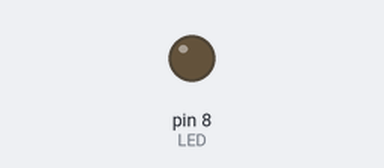
Bench run of a program on a simulated MicroPython board. Shown: output pins drawn as LEDs (lit = HIGH). WiFi joins after 1.5 s; the clock reads 2024-03-15 10:24:30 at power-on unless the program sets it; what the program prints to the serial console is not drawn. At 3.1 s the program stops and its outputs stay as they are.

Above: at 0.1 s.
At 1.6 s:
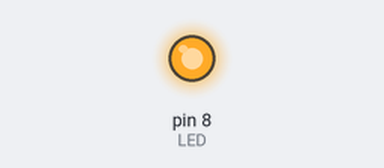
Timing chart, 0 to 3.1 s (numbered marks = the images above):
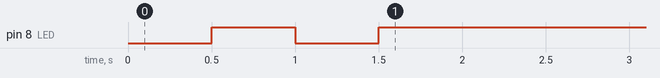

The program:

wifi.py
```python
import time
import network # type: ignore
import ntptime # type: ignore
from machine import Pin, RTC # type: ignore

LED = Pin(8, Pin.OUT)  # 构建led对象
LED.value(0)           # 点亮LED

wlan = network.WLAN(network.STA_IF)  # STA模式

def blink_led():
    # LED闪烁提示
    LED.value(0)
    time.sleep_ms(100)
    LED.value(1)
    time.sleep_ms(100)

# WIFI连接函数
def wifi_connect():
    wlan.active(True)         # 激活接口
    start_time = time.time()  # 记录时间做超时判断

    if not wlan.isconnected():
        print('connecting to network...')
        # print(wlan.scan())

        try:
            # wlan.connect('ovo', '00000000')  # 输入WIFI账号密码
            wlan.connect('WX264', '00000000')  # 输入WIFI账号密码
            # wlan.connect('DT46', '12345678')  # 输入WIFI账号密码

        except Exception as e:
            print(f'错误 Exception：{e}')

        while not wlan.isconnected():

            # 超时判断, 15秒没连接成功判定为超时
            if time.time() - start_time > 9:
                #LED.value(1)
                print('WIFI Connected Timeout!')
                break

            # LED闪烁提示
            LED.value(0)
            time.sleep_ms(500)
            LED.value(1)
            time.sleep_ms(500)

    if wlan.isconnected():
        # 串口打印信息
        print('network information:', wlan.ifconfig())

        # 同步时间
        try:
            time.sleep(1)
            ntptime.host = 'ntp.aliyun.com'
            ntptime.settime()
        except OSError as e:
            print('NTP time sync failed:', e)

        # 获取当前UTC时间
        utc_time = time.localtime()
        print("UTC时间:", utc_time)

        s_offset = 1

        # 计算并更新北京时间（UTC+8） 到 RTC
        rtc = RTC() # yyyy         m            d            WK-1         H                M            S
        rtc.datetime((utc_time[0], utc_time[1], utc_time[2], utc_time[6], utc_time[3] + 8, utc_time[4], utc_time[5]+s_offset, 0))

        print("rtc 北京时间:", rtc.datetime())

def Is_Connected():
    return wlan.isconnected()


if __name__ == '__main__':
    wifi_connect()
```

Measured:
- by itself, pin 8 (LED): LOW → HIGH at 0.50 s, → LOW 0.50 s later, → HIGH 0.50 s later
